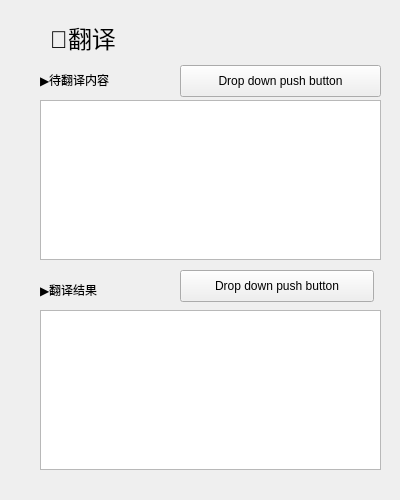
<?xml version="1.0" encoding="UTF-8"?>
<ui version="4.0">
 <class>Translation2</class>
 <widget class="QFrame" name="Translation2">
  <property name="geometry">
   <rect>
    <x>0</x>
    <y>0</y>
    <width>400</width>
    <height>500</height>
   </rect>
  </property>
  <property name="windowTitle">
   <string>Frame</string>
  </property>
  <property name="whatsThis">
   <string>&lt;html&gt;&lt;head/&gt;&lt;body&gt;&lt;p&gt;TranslateUI&lt;/p&gt;&lt;p&gt;&lt;br/&gt;&lt;/p&gt;&lt;/body&gt;&lt;/html&gt;</string>
  </property>
  <property name="styleSheet">
   <string notr="true"/>
  </property>
  <widget class="DropDownPushButton" name="DropDownPushButton">
   <property name="geometry">
    <rect>
     <x>180</x>
     <y>270</y>
     <width>194</width>
     <height>32</height>
    </rect>
   </property>
   <property name="text">
    <string>Drop down push button</string>
   </property>
  </widget>
  <widget class="CaptionLabel" name="CaptionLabel">
   <property name="geometry">
    <rect>
     <x>50</x>
     <y>20</y>
     <width>101</width>
     <height>32</height>
    </rect>
   </property>
   <property name="styleSheet">
    <string notr="true">FluentLabelBase {
	font: 9pt &quot;华文中宋&quot;;
    color: black;
}

HyperlinkLabel {
    color: #009faa;
    border: none;
    background-color: transparent;
    text-align: left;
    padding: 0;
    margin: 0;
}

HyperlinkLabel[underline=true] {
    text-decoration: underline;
}

HyperlinkLabel[underline=false] {
    text-decoration: none;
}

HyperlinkLabel:hover {
    color: #007780;
}

HyperlinkLabel:pressed {
    color: #00a7b3;
}
FluentLabelBase{color:#ff000000}</string>
   </property>
   <property name="text">
    <string>&lt;html&gt;&lt;head/&gt;&lt;body&gt;&lt;p&gt;&lt;span style=&quot; font-size:18pt;&quot;&gt;🔡翻译&lt;/span&gt;&lt;/p&gt;&lt;/body&gt;&lt;/html&gt;</string>
   </property>
  </widget>
  <widget class="PlainTextEdit" name="PlainTextEdit">
   <property name="geometry">
    <rect>
     <x>40</x>
     <y>310</y>
     <width>341</width>
     <height>160</height>
    </rect>
   </property>
   <property name="plainText">
    <string/>
   </property>
  </widget>
  <widget class="BodyLabel" name="BodyLabel">
   <property name="geometry">
    <rect>
     <x>40</x>
     <y>70</y>
     <width>91</width>
     <height>19</height>
    </rect>
   </property>
   <property name="text">
    <string>▶待翻译内容</string>
   </property>
  </widget>
  <widget class="BodyLabel" name="BodyLabel_2">
   <property name="geometry">
    <rect>
     <x>40</x>
     <y>280</y>
     <width>91</width>
     <height>19</height>
    </rect>
   </property>
   <property name="text">
    <string>▶翻译结果</string>
   </property>
  </widget>
  <widget class="DropDownPushButton" name="DropDownPushButton_2">
   <property name="geometry">
    <rect>
     <x>180</x>
     <y>65</y>
     <width>201</width>
     <height>32</height>
    </rect>
   </property>
   <property name="text">
    <string>Drop down push button</string>
   </property>
  </widget>
  <widget class="PlainTextEdit" name="PlainTextEdit_2">
   <property name="geometry">
    <rect>
     <x>40</x>
     <y>100</y>
     <width>341</width>
     <height>160</height>
    </rect>
   </property>
   <property name="plainText">
    <string/>
   </property>
  </widget>
 </widget>
 <customwidgets>
  <customwidget>
   <class>PushButton</class>
   <extends>QPushButton</extends>
   <header>qfluentwidgets</header>
  </customwidget>
  <customwidget>
   <class>DropDownPushButton</class>
   <extends>PushButton</extends>
   <header>qfluentwidgets</header>
  </customwidget>
  <customwidget>
   <class>CaptionLabel</class>
   <extends>QLabel</extends>
   <header>qfluentwidgets</header>
  </customwidget>
  <customwidget>
   <class>BodyLabel</class>
   <extends>QLabel</extends>
   <header>qfluentwidgets</header>
  </customwidget>
  <customwidget>
   <class>PlainTextEdit</class>
   <extends>QPlainTextEdit</extends>
   <header>qfluentwidgets</header>
  </customwidget>
 </customwidgets>
 <resources/>
 <connections/>
</ui>
